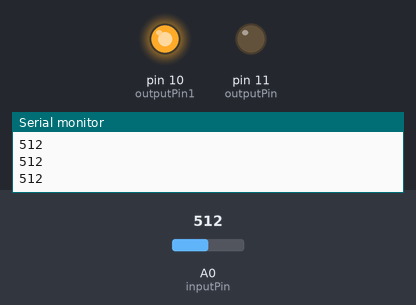
Bench run of a sketch on a simulated Arduino Uno, built with avr-gcc and run on an emulated ATmega328P. Shown: output pins drawn as LEDs (lit = HIGH), the last lines printed to the serial monitor. The inputs (shaded band) are chosen by the test bench; at power-on: A0 (inputPin) = 512.

Above: at 1.2 s.
1.3 s: A0 (inputPin) set to 716
At 1.9 s:
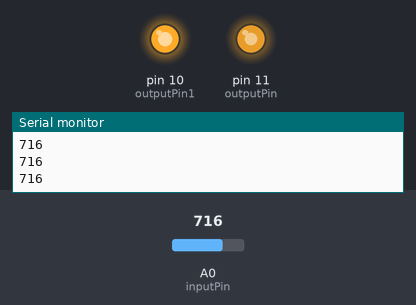
2.8 s: A0 (inputPin) set to 759
At 3.1 s:
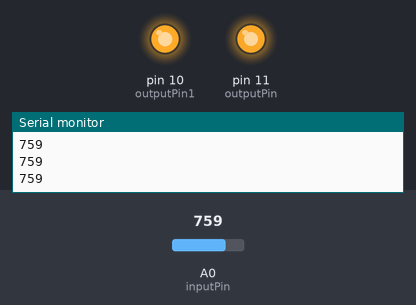
4.3 s: A0 (inputPin) set to 768
At 5.4 s:
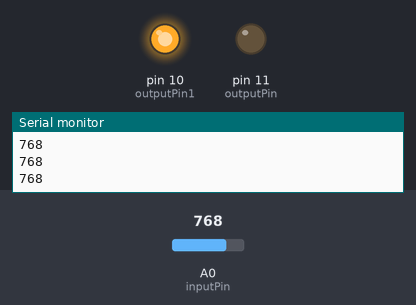
5.8 s: A0 (inputPin) set to 900
At 6.6 s:
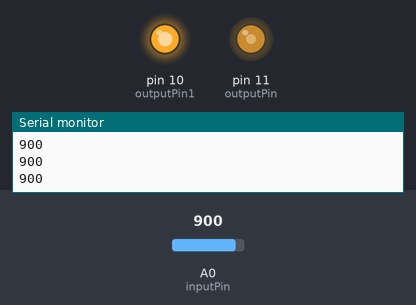
7.3 s: A0 (inputPin) set to 306
At 7.7 s:
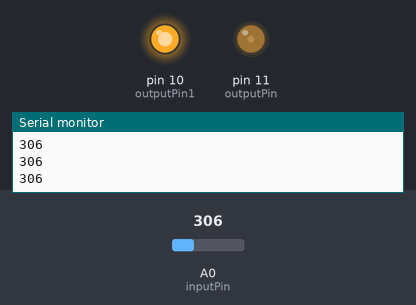
8.8 s: A0 (inputPin) set to 122
At 10.1 s:
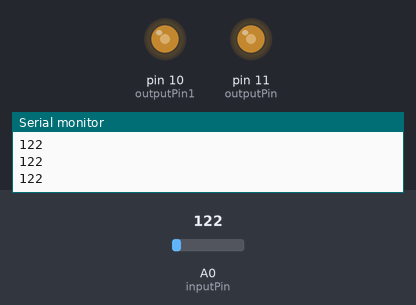
Timing chart, 0 to 11.3 s (numbered marks = the images above; inputs shaded):
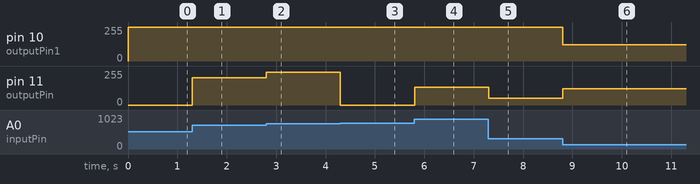

The sketch:

ldr.ino
```cpp
int inputPin = 0;  //Pin for Photo resistor
int outputPin=11;     //Pin for LED
int outputPin1=10;

void setup()
{
  Serial.begin(9600);  //Begin serial communcation
  pinMode( outputPin, OUTPUT );
}

void loop()
{
  Serial.println(analogRead(inputPin));
  int reading = analogRead(inputPin);
  if(reading > 90) { //Value here depends on the brightness of the room and how you want to calibrate it.
    analogWrite(outputPin1, analogRead(inputPin));
    analogWrite(outputPin, analogRead(inputPin) );

  } else {
       analogWrite(outputPin1, 0);
       analogWrite(outputPin, 0);
  }

}
```

Measured:
- the behaviour switches between 767 and 768 on A0 (inputPin) (found by bisection; images 2 and 3)
- after the input at 1.3 s, pin 11 (outputPin): 0/255 → 204/255 at once
- after the input at 2.8 s, pin 11 (outputPin): 204/255 → 247/255 at once
- after the input at 4.3 s, pin 11 (outputPin): 247/255 → 0/255 at once
- after the input at 5.8 s, pin 11 (outputPin): 0/255 → 132/255 at once
- after the input at 7.3 s, pin 11 (outputPin): 132/255 → 50/255 at once
- after the input at 8.8 s, pin 10 (outputPin1): 255/255 → 122/255 at once; pin 11 (outputPin): 50/255 → 122/255 at once
